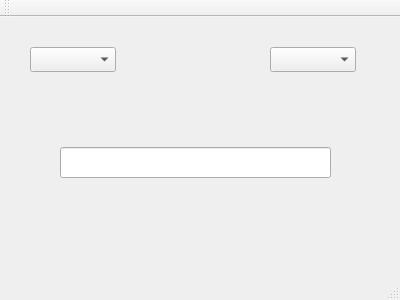
<?xml version="1.0" encoding="UTF-8"?>
<ui version="4.0">
 <class>comboBox</class>
 <widget class="QMainWindow" name="comboBox">
  <property name="geometry">
   <rect>
    <x>0</x>
    <y>0</y>
    <width>400</width>
    <height>300</height>
   </rect>
  </property>
  <property name="windowTitle">
   <string>comboBox</string>
  </property>
  <widget class="QWidget" name="centralWidget">
   <widget class="QComboBox" name="comboBox_2">
    <property name="geometry">
     <rect>
      <x>30</x>
      <y>30</y>
      <width>86</width>
      <height>25</height>
     </rect>
    </property>
   </widget>
   <widget class="QComboBox" name="comboBox_3">
    <property name="geometry">
     <rect>
      <x>270</x>
      <y>30</y>
      <width>86</width>
      <height>25</height>
     </rect>
    </property>
   </widget>
   <widget class="QLineEdit" name="lineEdit">
    <property name="geometry">
     <rect>
      <x>60</x>
      <y>130</y>
      <width>271</width>
      <height>31</height>
     </rect>
    </property>
   </widget>
  </widget>
  <widget class="QMenuBar" name="menuBar">
   <property name="geometry">
    <rect>
     <x>0</x>
     <y>0</y>
     <width>400</width>
     <height>22</height>
    </rect>
   </property>
  </widget>
  <widget class="QToolBar" name="mainToolBar">
   <attribute name="toolBarArea">
    <enum>TopToolBarArea</enum>
   </attribute>
   <attribute name="toolBarBreak">
    <bool>false</bool>
   </attribute>
  </widget>
  <widget class="QStatusBar" name="statusBar"/>
 </widget>
 <layoutdefault spacing="6" margin="11"/>
 <resources/>
 <connections/>
</ui>
